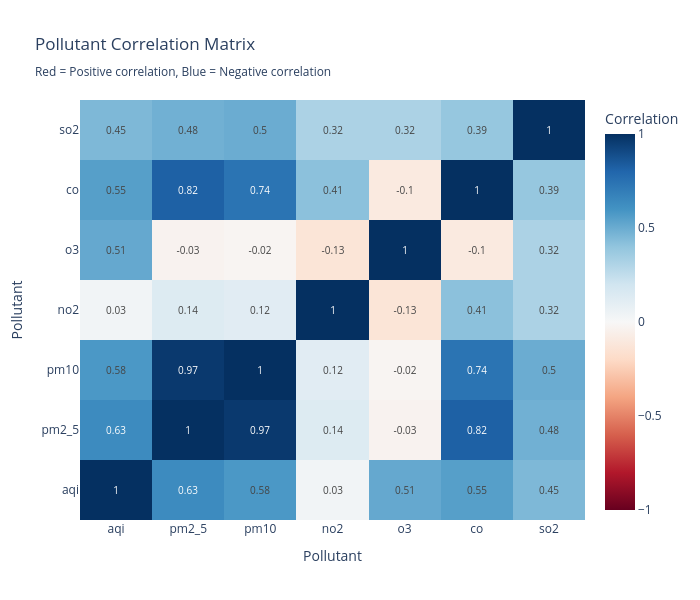

The notebook cell saved with this chart:
### Markdown cell above
## 4. Correlation Analysis 🔍

### Code cell
# Correlation matrix
pollutants = ['aqi', 'pm2_5', 'pm10', 'no2', 'o3', 'co', 'so2']
corr_matrix = df[pollutants].corr()

# Interactive correlation heatmap
fig = go.Figure(data=go.Heatmap(
    z=corr_matrix.values,
    x=corr_matrix.columns,
    y=corr_matrix.columns,
    colorscale='RdBu',
    zmid=0,
    text=corr_matrix.values.round(2),
    texttemplate='%{text}',
    textfont={"size": 10},
    colorbar=dict(title="Correlation")
))

fig.update_layout(
    title='Pollutant Correlation Matrix<br><sub>Red = Positive correlation, Blue = Negative correlation</sub>',
    xaxis_title='Pollutant',
    yaxis_title='Pollutant',
    height=600,
    width=700
)

fig.show()

# Print strong correlations
print("\n🔍 STRONG CORRELATIONS (|r| > 0.6):")
print("=" * 60)
strong_corr = []
for i in range(len(corr_matrix.columns)):
    for j in range(i+1, len(corr_matrix.columns)):
        corr_val = corr_matrix.iloc[i, j]
        if abs(corr_val) > 0.6:
            var1 = corr_matrix.columns[i]
            var2 = corr_matrix.columns[j]
            strength = "Very Strong" if abs(corr_val) > 0.8 else "Strong"
            direction = "Positive" if corr_val > 0 else "Negative"
            print(f"   {var1} ↔ {var2}: r = {corr_val:.3f} ({strength} {direction})")
            strong_corr.append((var1, var2, corr_val))

if not strong_corr:
    print("   No correlations above 0.6 threshold")

### Figure 1 — Plotly figure (JSON) as saved in the notebook; plotly's stock layout.template omitted (floating-point values rounded to 4 significant figures)
{"data": [{"colorbar": {"title": {"text": "Correlation"}}, "colorscale": [[0, "rgb(103,0,31)"], [0.1, "rgb(178,24,43)"], [0.2, "rgb(214,96,77)"], [0.3, "rgb(244,165,130)"], [0.4, "rgb(253,219,199)"], [0.5, "rgb(247,247,247)"], [0.6, "rgb(209,229,240)"], [0.7, "rgb(146,197,222)"], [0.8, "rgb(67,147,195)"], [0.9, "rgb(33,102,172)"], [1, "rgb(5,48,97)"]], "text": [[1.0, 0.63, 0.58, 0.03, 0.51, 0.55, 0.45], [0.63, 1.0, 0.97, 0.14, -0.03, 0.82, 0.48], [0.58, 0.97, 1.0, 0.12, -0.02, 0.74, 0.5], [0.03, 0.14, 0.12, 1.0, -0.13, 0.41, 0.32], [0.51, -0.03, -0.02, -0.13, 1.0, -0.1, 0.32], [0.55, 0.82, 0.74, 0.41, -0.1, 1.0, 0.39], [0.45, 0.48, 0.5, 0.32, 0.32, 0.39, 1.0]], "textfont": {"size": 10}, "texttemplate": "%{text}", "type": "heatmap", "x": ["aqi", "pm2_5", "pm10", "no2", "o3", "co", "so2"], "y": ["aqi", "pm2_5", "pm10", "no2", "o3", "co", "so2"], "z": [[1.0, 0.6348, 0.5788, 0.03185, 0.514, 0.5524, 0.4518], [0.6348, 1.0, 0.9652, 0.1358, -0.03271, 0.8197, 0.4838], [0.5788, 0.9652, 1.0, 0.1184, -0.02097, 0.7396, 0.4986], [0.03185, 0.1358, 0.1184, 1.0, -0.1321, 0.4148, 0.3167], [0.514, -0.03271, -0.02097, -0.1321, 1.0, -0.09591, 0.3174], [0.5524, 0.8197, 0.7396, 0.4148, -0.09591, 1.0, 0.386], [0.4518, 0.4838, 0.4986, 0.3167, 0.3174, 0.386, 1.0]], "zmid": 0}], "layout": {"height": 600, "title": {"text": "Pollutant Correlation Matrix<br><sub>Red = Positive correlation, Blue = Negative correlation</sub>"}, "width": 700, "xaxis": {"title": {"text": "Pollutant"}}, "yaxis": {"title": {"text": "Pollutant"}}}}
